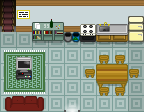

This is a level from a 2D game, rendered from its Tiled map with the project's own tilesets. A one-line summary and the map file follow, with tile-layer data summarised:
An orthogonal 9x7 tile map with 16x16 px tiles, 4 tile layers (Tile Layer 1, Tile Layer 2, Tile Layer 3, Above player), 5 tilesets and 19 objects (14x event, 5x collision).

<map version="1.5" tiledversion="1.7.2" orientation="orthogonal" renderorder="right-down" compressionlevel="0" width="9" height="7" tilewidth="16" tileheight="16" infinite="0" nextlayerid="7" nextobjectid="59">
 <tileset firstgid="1" name="floors and walls" tilewidth="16" tileheight="16" tilecount="88" columns="11">
  <image source="../../gfx/tilesets/floorsandwalls.png" width="176" height="128" />
 </tileset>
 <tileset firstgid="89" name="furniture" tilewidth="16" tileheight="16" tilecount="72" columns="12">
  <image source="../../gfx/tilesets/furniture.png" width="192" height="96" />
 </tileset>
 <tileset firstgid="161" name="stairs" tilewidth="16" tileheight="16" tilecount="24" columns="8">
  <image source="../../gfx/tilesets/stairs.png" width="128" height="48" />
 </tileset>
 <tileset firstgid="185" name="electronics" tilewidth="16" tileheight="16" tilecount="16" columns="4">
  <image source="../../gfx/tilesets/electronics.png" width="64" height="64" />
 </tileset>
 <tileset firstgid="201" name="kitchen" tilewidth="16" tileheight="16" tilecount="16" columns="4">
  <image source="../../gfx/tilesets/kitchen.png" width="64" height="64" />
 </tileset>
 <layer id="1" name="Tile Layer 1" width="9" height="7">
  <data>[63 cells, 63 non-empty, 6 distinct tile ids]</data>
 </layer>
 <layer id="2" name="Tile Layer 2" width="9" height="7">
  <data>[63 cells, 31 non-empty, 30 distinct tile ids]</data>
 </layer>
 <layer id="3" name="Tile Layer 3" width="9" height="7">
  <data>[63 cells, 5 non-empty, 4 distinct tile ids]</data>
 </layer>
 <layer id="4" name="Above player" width="9" height="7">
  <data>[63 cells, 4 non-empty, 4 distinct tile ids]</data>
 </layer>
 <objectgroup color="#ff0000" id="5" name="Collision">
  <object id="1" type="collision" x="96" y="64" width="32" height="16" />
  <object id="2" type="collision" x="16" y="16" width="128" height="16" />
  <object id="4" type="collision" x="0" y="96" width="48" height="16" />
  <object id="5" type="collision" x="16" y="64" width="16" height="16" />
  <object id="7" type="collision" x="0" y="0" width="16" height="16" />
 </objectgroup>
 <objectgroup color="#ffff00" id="6" name="Events">
  <object id="37" name="Go Upstairs" type="event" x="0" y="16" width="16" height="16">
   <properties>
    <property name="act1" value="transition_teleport spyder_bedroom.tmx,9,3,0.3" />
    <property name="act2" value="player_face down" />
    <property name="cond1" value="is player_at 1,2" />
   </properties>
  </object>
  <object id="38" name="Home Sign" type="event" x="16" y="16" width="16" height="16">
   <properties>
    <property name="act1" value="translated_dialog spyder_papertown_home" />
    <property name="cond1" value="is player_facing_tile" />
    <property name="cond2" value="is button_pressed K_RETURN" />
   </properties>
  </object>
  <object id="39" name="Watch TV" type="event" x="16" y="80" width="16" height="16">
   <properties>
    <property name="act1" value="translated_dialog spyder_papertown_tvwatch" />
    <property name="cond1" value="is player_at" />
    <property name="cond3" value="is player_facing up" />
    <property name="cond4" value="is button_pressed K_RETURN" />
   </properties>
  </object>
  <object id="40" name="Teleport Wherever" type="event" x="0" y="96" width="16" height="16">
   <properties>
    <property name="act1" value="transition_teleport spyder_candy_town.tmx,7,27,0.3" />
    <property name="act2" value="player_face down" />
    <property name="cond1" value="is player_at" />
    <property name="cond2" value="is player_facing down" />
   </properties>
  </object>
  <object id="41" name="Create Homemaker" type="event" x="64" y="64" width="16" height="16">
   <properties>
    <property name="act1" value="create_npc spyder_mompapertown,5,5" />
    <property name="act3" value="npc_wander spyder_mompapertown" />
    <property name="cond1" value="not npc_exists spyder_mompapertown" />
   </properties>
  </object>
  <object id="42" name="Talk mom1" type="event" x="128" y="16" width="16" height="16">
   <properties>
    <property name="act1" value="translated_dialog spyder_papertown_mom1" />
    <property name="act2" value="set_variable spokenmom:yes" />
    <property name="behav1" value="talk spyder_mompapertown" />
    <property name="cond1" value="not variable_set spokenmom:yes" />
   </properties>
  </object>
  <object id="43" name="Talk mom2" type="event" x="128" y="32" width="16" height="16">
   <properties>
    <property name="act1" value="translated_dialog spyder_papertown_mom2" />
    <property name="act2" value="set_variable spokenmom:yes" />
    <property name="behav1" value="talk spyder_mompapertown" />
    <property name="cond1" value="is party_size less_than,1" />
    <property name="cond2" value="is variable_set spokenmom:yes" />
   </properties>
  </object>
  <object id="44" name="Talk mom4" type="event" x="128" y="64" width="16" height="16">
   <properties>
    <property name="act1" value="translated_dialog spyder_papertown_mom4" />
    <property name="behav1" value="talk spyder_mompapertown" />
    <property name="cond1" value="is variable_set zoolanderdefeat:yes" />
    <property name="cond2" value="is variable_set spokenmom:yes" />
    <property name="cond3" value="not variable_set captainreturns:yes" />
   </properties>
  </object>
  <object id="45" name="Talk mom5" type="event" x="128" y="80" width="16" height="16">
   <properties>
    <property name="act1" value="translated_dialog spyder_papertown_mom5" />
    <property name="behav1" value="talk spyder_mompapertown" />
    <property name="cond1" value="is variable_set captainreturns:yes" />
    <property name="cond2" value="is variable_set spokenmom:yes" />
    <property name="cond3" value="not variable_set omnichannelradioannounce:yes" />
   </properties>
  </object>
  <object id="46" name="Talk mom6" type="event" x="128" y="96" width="16" height="16">
   <properties>
    <property name="act1" value="translated_dialog spyder_papertown_mom6" />
    <property name="behav1" value="talk spyder_mompapertown" />
    <property name="cond1" value="is variable_set captainreturns:yes" />
    <property name="cond2" value="is variable_set spokenmom:yes" />
    <property name="cond3" value="is variable_set omnichannelradioannounce:yes" />
   </properties>
  </object>
  <object id="47" name="Talk mom3" type="event" x="128" y="48" width="16" height="16">
   <properties>
    <property name="act1" value="translated_dialog spyder_papertown_mom3" />
    <property name="behav1" value="talk spyder_mompapertown" />
    <property name="cond1" value="is party_size greater_than,0" />
    <property name="cond2" value="is variable_set spokenmom:yes" />
    <property name="cond3" value="not variable_set zoolanderdefeat:yes" />
   </properties>
  </object>
  <object id="56" name="Go Outside" type="event" x="64" y="96" width="16" height="16">
   <properties>
    <property name="act1" value="transition_teleport spyder_paper_town.tmx,8,7,0.3" />
    <property name="act2" value="player_face down" />
    <property name="cond1" value="is player_at 5,7" />
    <property name="cond2" value="is player_facing down" />
   </properties>
  </object>
  <object id="57" name="Get Mon" type="event" x="16" y="0" width="16" height="16">
   <properties>
    <property name="act1" value="add_monster budaye,100" />
    <property name="cond1" value="is player_facing_tile" />
    <property name="cond2" value="is button_pressed K_RETURN" />
   </properties>
  </object>
  <object id="58" name="Play Music" type="event" x="0" y="0" width="16" height="16">
   <properties>
    <property name="act1" value="play_music music_home" />
    <property name="cond1" value="not music_playing music_home" />
   </properties>
  </object>
 </objectgroup>
</map>
